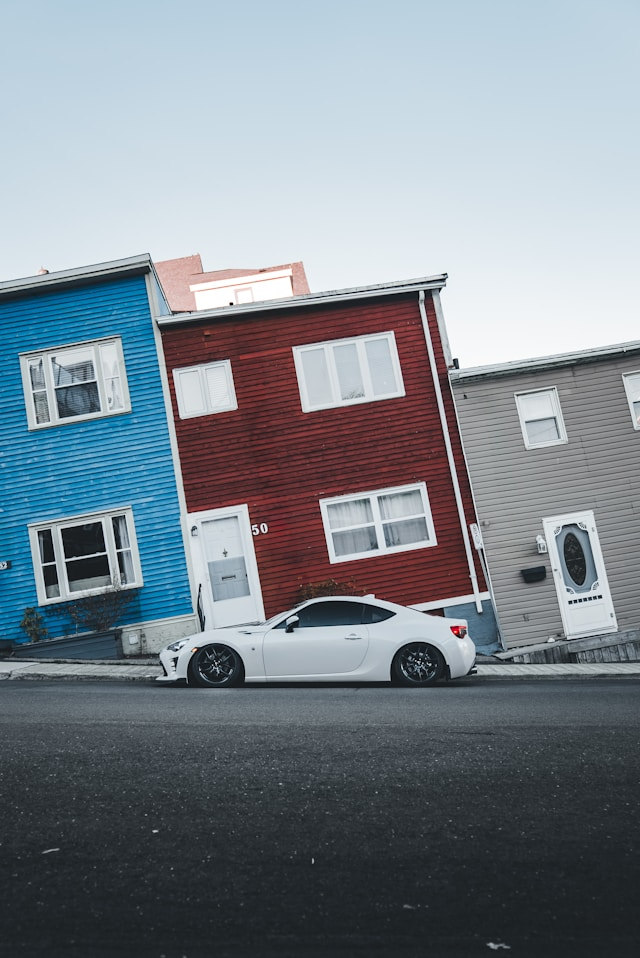
#> input picture houses.jpg, 640 x 958 px, given in place of image.jpg, which was not available
$ python edging.py
#> lines starting #> are read from the running program, lines starting #| are printed output that depends on the picture; pictures that were not available may be replaced by others from this repository, and a replacement may not be noted
### gaussian_Blur.py
import numpy as np


# [7 lines left out: function gaussian_kernel, not called in this run]


def applyKernel(image, kernel):
    image_array = np.array(image)

    pad_size = len(kernel) // 2
    padded_image = np.pad(image_array, ((pad_size, pad_size), (pad_size, pad_size), (0, 0)), mode='edge')

    height, width = image_array.shape[:2]

    output_image = np.zeros(image_array.shape)

    for i in range(height):
        for j in range(width):
            for k in range(3):
                output_image[i, j, k] = np.sum(kernel * padded_image[i:i + len(kernel), j:j + len(kernel), k])

    output_image = np.clip(output_image, 0, 255)

    return output_image.astype(np.uint8)


# [60 lines left out: functions applyKernelNoPadding, kernelShenanigan, not called in this run]

### edging.py
from gaussian_Blur import applyKernel
from PIL import Image


def find_edge(image):
    data = image.load()

    # Greyscale the image for smoother edging
    for y in range(image.height):
        for x in range(image.width):
            pixel = data[x, y]
            red = pixel[0]
            green = pixel[1]
            blue = pixel[2]
            greyscale_value = (red + green + blue) // 3
            data[x, y] = (greyscale_value, greyscale_value, greyscale_value)

    # Run the laplacian kernel over the image
    goon = [[-1, -1, -1],
            [-1, 8, -1],
            [-1, -1, -1]]
    edged_image = applyKernel(image, goon)
    edged_image = Image.fromarray(edged_image)
    edged_image.save("Edged Image.png")

if __name__ == "__main__":
    find_edge(Image.open("image.jpg"))
#> in applyKernel, `image_array = np.array(image)`:
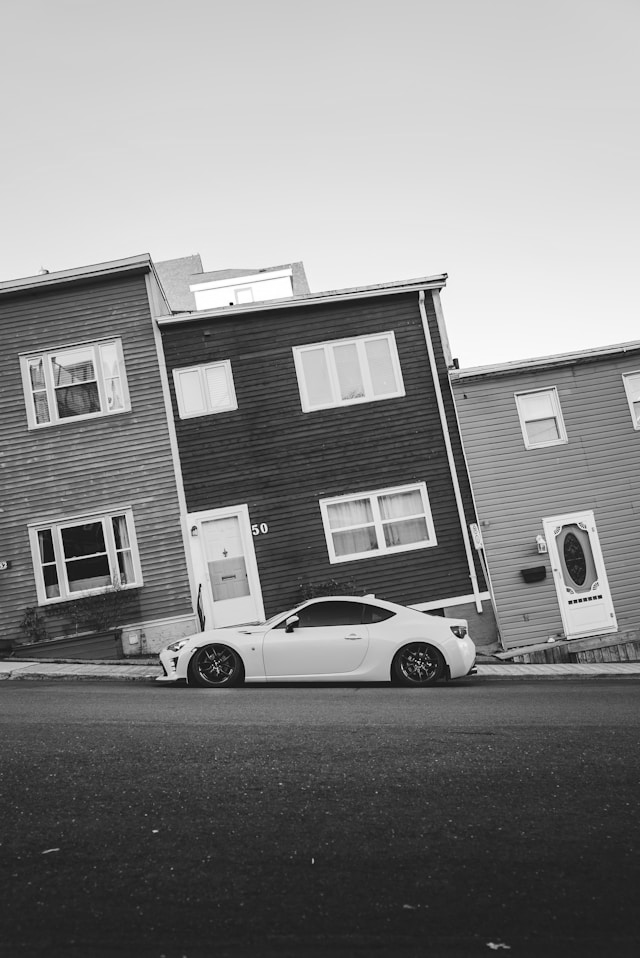
#> image_array: shape (958, 640, 3); min 0, max 255, mean 133.5
#> after the loop in applyKernel, `for i in range(height):`:
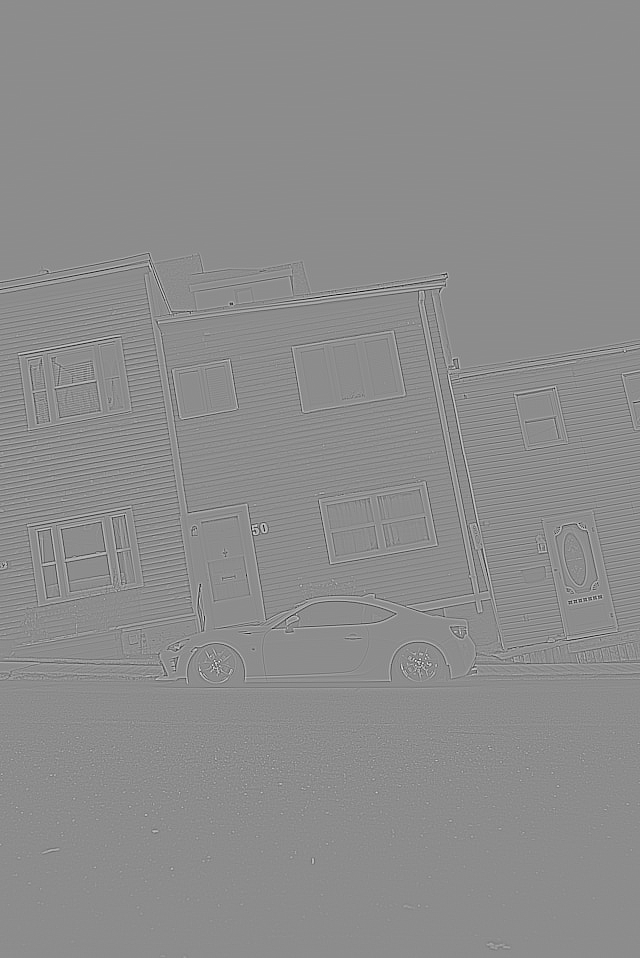
#> output_image: shape (958, 640, 3) float64; min -1203, max 978, mean 0; drawn with min black and max white
#> in applyKernel, `output_image = np.clip(output_image, 0, 255)`:
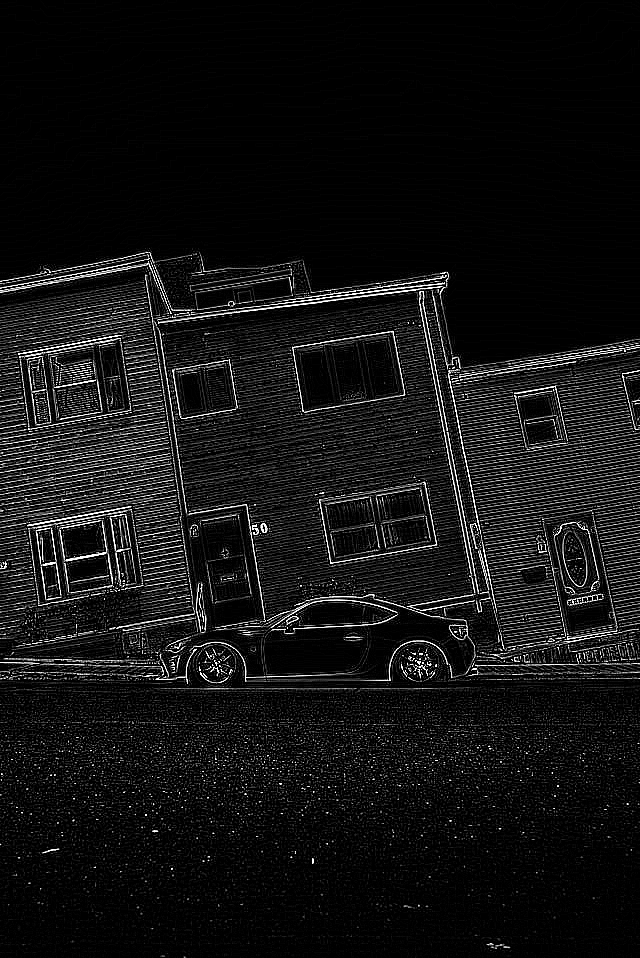
#> output_image: shape (958, 640, 3) float64; min 0, max 255, mean 19.1
